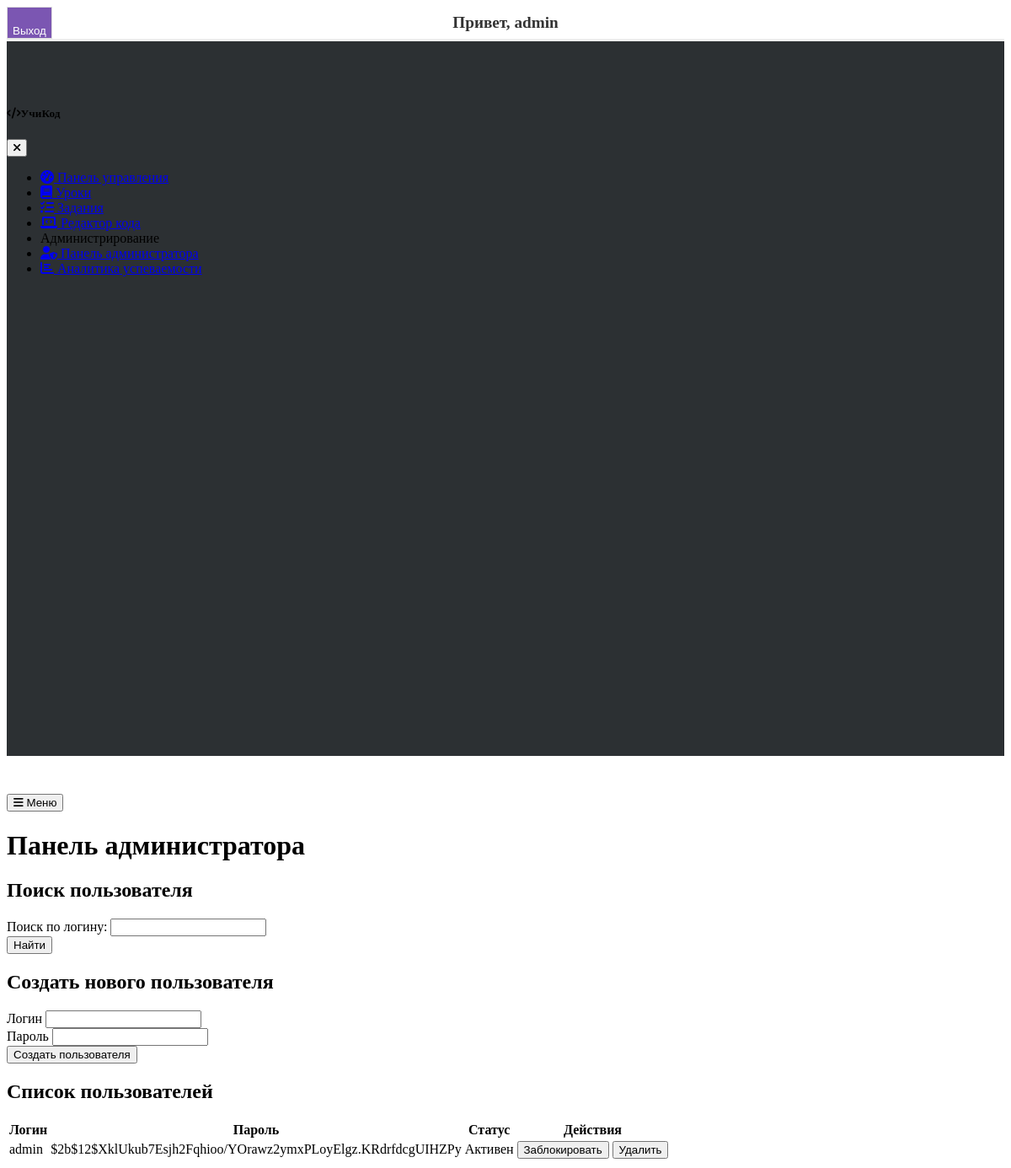
Before: /admin_panel (signed in) with the older database file.
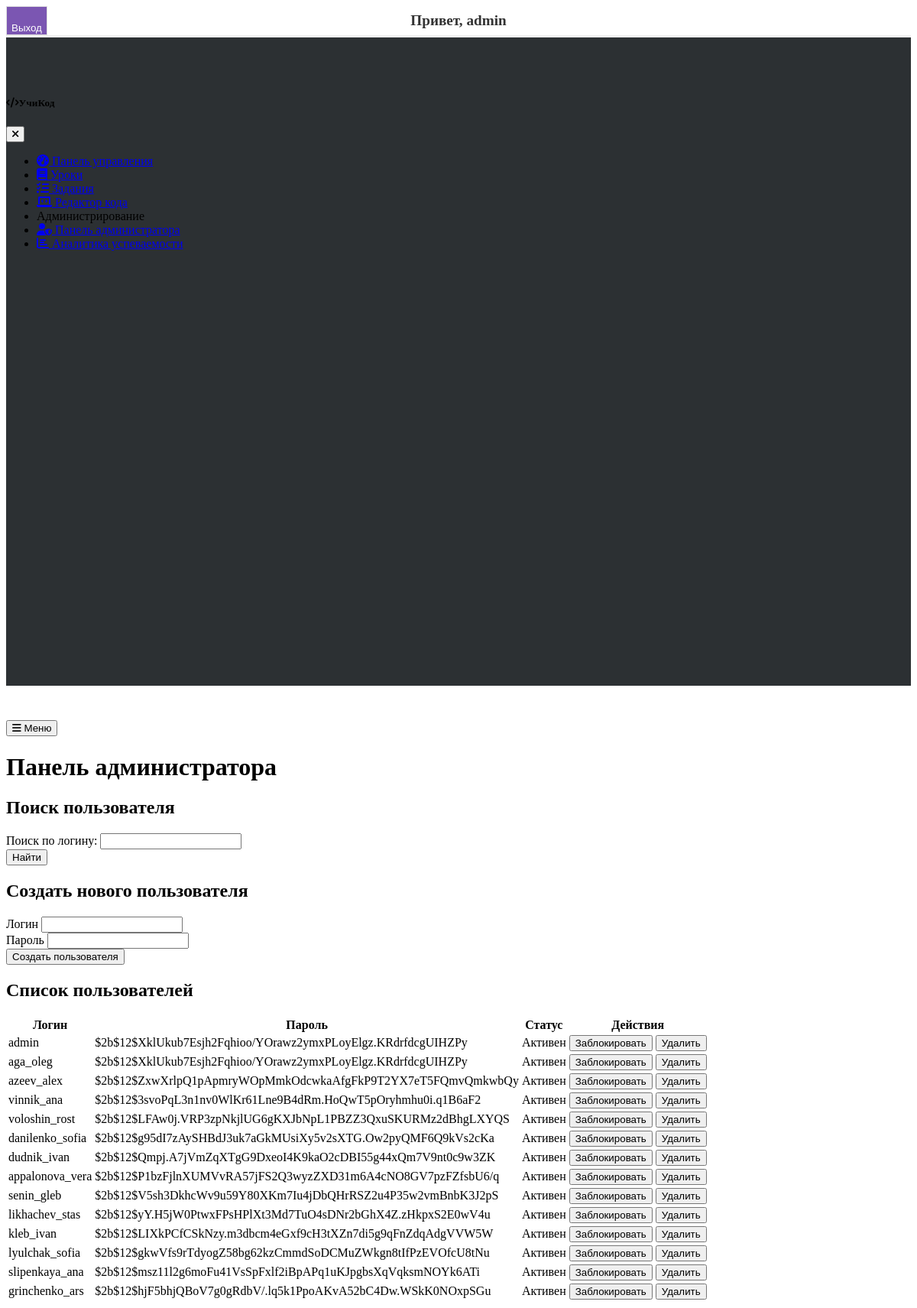
After: the same page with the newer database file.
### models.py (models this page shows, shortened)
class User(UserMixin, db.Model):
    id = db.Column(db.Integer, primary_key=True)
    username = db.Column(db.String(120), unique=True, nullable=False)
    password = db.Column(db.String(60), nullable=False)
    is_active = db.Column(db.Boolean, default=True)  # Добавлен атрибут is_active

### app.py (the view, shortened to what this page needs)
@app.route('/admin_panel', methods=['GET', 'POST'])
@login_required
def admin_panel():
    search_query = request.args.get('search', '')
    if search_query:
        users = User.query.filter(User.username.like(f"%{search_query}%")).all()
    else:
        users = User.query.all()
    return render_template('admin_panel.html', users=users)

### app.py (called while the page is built)
@login_manager.user_loader
def load_user(user_id):
    return User.query.get(int(user_id))

### templates/admin_panel.html (shortened to what this page needs)
{% extends "layout.html" %}
{% block content %}
    <div class="container">
        <h1>Панель администратора</h1>
        <h2>Поиск пользователя</h2>
        <form method="GET" class="mb-4">
            <div class="mb-3">
                <label for="search" class="form-label">Поиск по логину:</label>
                <input type="text" class="form-control" id="search" name="search" value="{{ request.args.get('search', '') }}">
            </div>
            <button type="submit" class="btn btn-primary">Найти</button>
        </form>
        <h2>Создать нового пользователя</h2>
        <form method="POST">
            <div class="mb-3">
                <label for="username" class="form-label">Логин</label>
                <input type="text" class="form-control" id="username" name="username" required>
            </div>
            <div class="mb-3">
                <label for="password" class="form-label">Пароль</label>
                <input type="password" class="form-control" id="password" name="password" required>
            </div>
            <button type="submit" name="create_user" class="btn btn-primary">Создать пользователя</button>
        </form>
        <h2>Список пользователей</h2>
        <table class="table table-hover">
            <thead>
                <tr>
                    <th>Логин</th>
                    <th>Пароль</th>
                    <th>Статус</th>
                    <th>Действия</th>
                </tr>
            </thead>
            <tbody>
                {% for user in users %}
                    <tr>
                        <td>{{ user.username }}</td>
                        <td>{{ user.password }}</td>
                        <td>
                            {% if user.is_active %}
                                <span class="badge bg-success">Активен</span>
                            {% else %}
                                <span class="badge bg-danger">Заблокирован</span>
                            {% endif %}
                        </td>
                        <td>
                            <form method="POST" style="display:inline;">
                                <button type="submit" name="toggle_user_status" class="btn btn-warning btn-sm">
                                    {% if user.is_active %}Заблокировать{% else %}Активировать{% endif %}
                                </button>
                            </form>
                            <form method="POST" style="display:inline;">
                                <button type="submit" name="delete_user" class="btn btn-danger btn-sm">Удалить</button>
                            </form>
                        </td>
                    </tr>
                {% endfor %}
            </tbody>
        </table>
    </div>
{% endblock %}

### templates/layout.html (shortened to what this page needs)
<!DOCTYPE html>
<html lang="ru" data-bs-theme="dark">
<head>
    <link rel="stylesheet" href="https://cdn.replit.com/agent/bootstrap-agent-dark-theme.min.css">
    <link rel="stylesheet" href="https://cdnjs.cloudflare.com/ajax/libs/font-awesome/6.0.0/css/all.min.css">
    <link rel="stylesheet" href="https://cdnjs.cloudflare.com/ajax/libs/codemirror/5.65.2/codemirror.min.css">
    <link rel="stylesheet" href="https://cdnjs.cloudflare.com/ajax/libs/codemirror/5.65.2/theme/darcula.min.css">
    <link rel="stylesheet" href="{{ url_for('static', filename='css/custom.css') }}">
</head>
<body>
<nav class="navbar navbar-expand-lg navbar-light custom-navbar">
    <div class="container">
        <div class="d-flex">
            {% if current_user.is_authenticated %}
                <div class="navbar-text-overlay">
                    Привет, {{ current_user.username }}
                </div>
                <form action="{{ url_for('logout') }}" method="post">
                    <button class="btn btn-light" type="submit" style="background-color: #7b56b2; color: white;">
                        Выход
                    </button>
                </form>
            {% else %}
                <a class="btn btn-light" href="{{ url_for('login') }}" style="background-color: #7b56b2; color: white;">Войти</a>
            {% endif %}
        </div>
    </div>
</nav>
    <div class="container-fluid">
        <div class="row">
            <div class="col-md-3 col-lg-2 d-md-block sidebar" id="sidebar-menu">
                <div class="sidebar-sticky">
                    <div class="d-flex justify-content-between align-items-center p-3 mb-3 border-bottom">
                        <h5 class="m-0"><i class="fas fa-code me-2"></i>УчиКод</h5>
                        <button class="btn btn-link d-md-none" type="button" aria-label="Close sidebar">
                            <i class="fas fa-times"></i>
                        </button>
                    </div>
                    <ul class="nav flex-column">
                        <li class="nav-item">
                            <a class="nav-link {% if request.path == '/dashboard' %}active{% endif %}" href="{{ url_for('dashboard') }}">
                                <i class="fas fa-tachometer-alt me-2"></i> Панель управления
                            </a>
                        </li>
                        <li class="nav-item">
                            <a class="nav-link {% if request.path == '/lessons' %}active{% endif %}" href="{{ url_for('lessons') }}">
                                <i class="fas fa-book me-2"></i> Уроки
                            </a>
                        </li>
                        <li class="nav-item">
                            <a class="nav-link {% if request.path == '/assignments' %}active{% endif %}" href="{{ url_for('assignments') }}">
                                <i class="fas fa-tasks me-2"></i> Задания
                            </a>
                        </li>
                        <li class="nav-item">
                            <a class="nav-link {% if request.path == '/code_editor' %}active{% endif %}" href="{{ url_for('code_editor') }}">
                                <i class="fas fa-laptop-code me-2"></i> Редактор кода
                            </a>
                        </li>
                        <li class="nav-item mt-3">
                            <div class="sidebar-heading px-3 py-2">
                                <span class="text-muted text-uppercase">Администрирование</span>
                            </div>
                        </li>
                        <li class="nav-item">
                            <a class="nav-link {% if request.path == '/admin_panel' %}active{% endif %}" href="{{ url_for('admin_panel') }}">
                                <i class="fas fa-user-shield me-2"></i> Панель администратора
                            </a>
                        </li>
                        <li class="nav-item">
                            <a class="nav-link {% if request.path == '/analytics' %}active{% endif %}" href="{{ url_for('analytics_dashboard') }}">
                                <i class="fas fa-chart-bar me-2"></i> Аналитика успеваемости
                            </a>
                        </li>
                    </ul>
                </div>
            </div>
            <main class="col-md-9 ms-sm-auto col-lg-10 px-md-4 main-content">
                <div class="d-flex justify-content-between flex-wrap flex-md-nowrap align-items-center pt-3 pb-2 mb-3 border-bottom">
                    <div class="btn-toolbar mb-2 mb-md-0">
                        <button class="btn btn-sm btn-outline-secondary d-md-none" id="mobile-menu-toggle">
                            <i class="fas fa-bars"></i> Меню
                        </button>
                    </div>
                </div>
                {% block content %}{% endblock %}
            </main>
        </div>
    </div>
</body>
</html>

### templates/custom.css (style rules this page uses)
.sidebar { height: 100%; min-height: 100vh; position: sticky; top: 0; z-index: 100; padding: 48px 0 0; box-shadow: inset -1px 0 0 rgba(0, 0, 0, .1); }
.sidebar-sticky { position: relative; top: 0; height: calc(100vh - 48px); padding-top: 0.5rem; overflow-x: hidden; overflow-y: auto; }
.main-content { padding-top: 1.5rem; }
[data-bs-theme=dark] .sidebar { background-color: rgba(33, 37, 41, 0.95); }
[data-bs-theme=dark] .table { --bs-table-hover-color: var(--bs-gray-200); }
.custom-navbar { background-color: #ffffff; border-bottom: 3px solid #f0f0f0; position: relative; }
.navbar-text-overlay { position: absolute; top: 50%; left: 50%; transform: translate(-50%, -50%); color: #333333; font-size: 1.2rem; font-weight: bold; z-index: 10; }
.custom-navbar .btn-light { background-color: #f8f9fa; color: #333; border: 1px solid #ddd; padding-top: 20px; }

Changed rows visible on the page:
added User: username "aga_oleg", password "$2b$12$XklUkub7Esjh2Fqhioo/YOrawz2ymxPLoyElgz.KRdrfdcgUIHZPy", is_active "Активен"
added User: username "azeev_alex", password "$2b$12$ZxwXrlpQ1pApmryWOpMmkOdcwkaAfgFkP9T2YX7eT5FQmvQmkwbQy", is_active "Активен"
added User: username "vinnik_ana", password "$2b$12$3svoPqL3n1nv0WlKr61Lne9B4dRm.HoQwT5pOryhmhu0i.q1B6aF2", is_active "Активен"
added User: username "voloshin_rost", password "$2b$12$LFAw0j.VRP3zpNkjlUG6gKXJbNpL1PBZZ3QxuSKURMz2dBhgLXYQS", is_active "Активен"
added User: username "danilenko_sofia", password "$2b$12$g95dI7zAySHBdJ3uk7aGkMUsiXy5v2sXTG.Ow2pyQMF6Q9kVs2cKa", is_active "Активен"
added User: username "dudnik_ivan", password "$2b$12$Qmpj.A7jVmZqXTgG9DxeoI4K9kaO2cDBI55g44xQm7V9nt0c9w3ZK", is_active "Активен"
added User: username "appalonova_vera", password "$2b$12$P1bzFjlnXUMVvRA57jFS2Q3wyzZXD31m6A4cNO8GV7pzFZfsbU6/q", is_active "Активен"
added User: username "senin_gleb", password "$2b$12$V5sh3DkhcWv9u59Y80XKm7Iu4jDbQHrRSZ2u4P35w2vmBnbK3J2pS", is_active "Активен"
added User: username "likhachev_stas", password "$2b$12$yY.H5jW0PtwxFPsHPlXt3Md7TuO4sDNr2bGhX4Z.zHkpxS2E0wV4u", is_active "Активен"
added User: username "kleb_ivan", password "$2b$12$LIXkPCfCSkNzy.m3dbcm4eGxf9cH3tXZn7di5g9qFnZdqAdgVVW5W", is_active "Активен"
added User: username "lyulchak_sofia", password "$2b$12$gkwVfs9rTdyogZ58bg62kzCmmdSoDCMuZWkgn8tIfPzEVOfcU8tNu", is_active "Активен"
added User: username "slipenkaya_ana", password "$2b$12$msz11l2g6moFu41VsSpFxlf2iBpAPq1uKJpgbsXqVqksmNOYk6ATi", is_active "Активен"
added User: username "grinchenko_ars", password "$2b$12$hjF5bhjQBoV7g0gRdbV/.lq5k1PpoAKvA52bC4Dw.WSkK0NOxpSGu", is_active "Активен"
